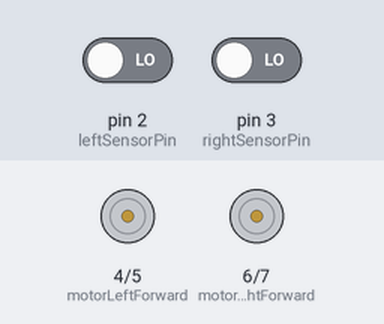
This sketch was run on a simulated Arduino Uno, built with avr-gcc and run on an emulated ATmega328P. Parts: motor-driver pin pairs drawn as motors (green arrow = first pin HIGH = forward, orange = second pin HIGH = backward, longer = more drive). The test bench sets the inputs (shaded band); at power-on: pin 2 (leftSensorPin) LOW, pin 3 (rightSensorPin) LOW.

Above: at 1.2 s.
1.3 s: pin 2 (leftSensorPin) driven HIGH
At 2.5 s:
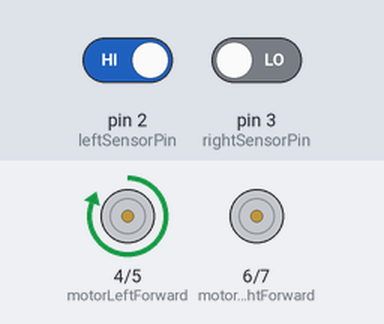
2.8 s: pin 3 (rightSensorPin) driven HIGH
At 3.8 s:
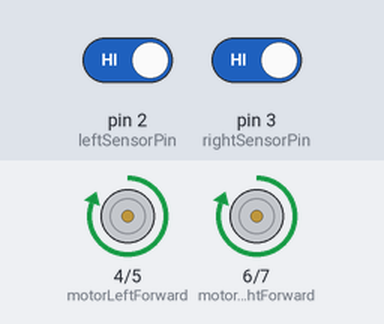
4.3 s: pin 2 (leftSensorPin) driven LOW
At 4.9 s:
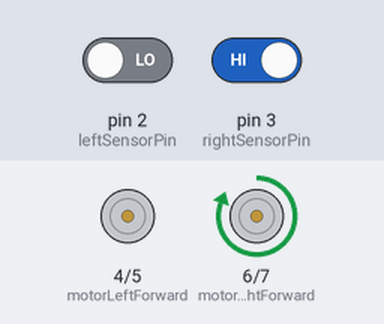
5.8 s: pin 3 (rightSensorPin) driven LOW
At 6.1 s:
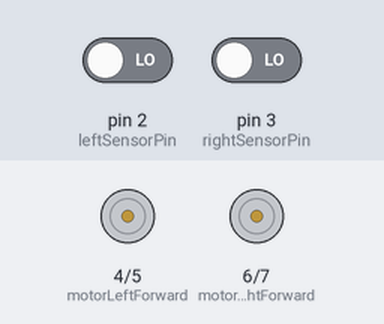
Timing chart, 0 to 8.3 s (numbered marks = the images above; inputs shaded):
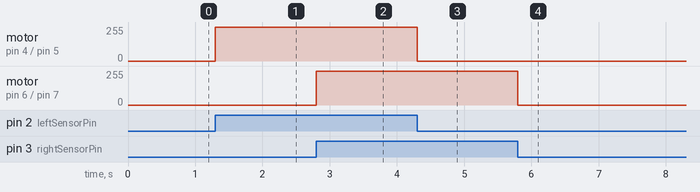

The sketch:

alt.ino
```cpp
// for testing
// check the notes
// -luis

// Pin definitions
const int leftSensorPin = 2;   // Left IR sensor pin
const int rightSensorPin = 3;  // Right IR sensor pin
const int motorLeftForward = 4; // Left motor forward pin
const int motorLeftBackward = 5; // Left motor backward pin
const int motorRightForward = 6; // Right motor forward pin
const int motorRightBackward = 7; // Right motor backward pin

void setup() {
    // Set pin modes
    pinMode(leftSensorPin, INPUT);
    pinMode(rightSensorPin, INPUT);
    pinMode(motorLeftForward, OUTPUT);
    pinMode(motorLeftBackward, OUTPUT);
    pinMode(motorRightForward, OUTPUT);
    pinMode(motorRightBackward, OUTPUT);
}

void loop() {
    int leftSensorValue = digitalRead(leftSensorPin);
    int rightSensorValue = digitalRead(rightSensorPin);

    // Both sensors on the line
    if (leftSensorValue == HIGH && rightSensorValue == HIGH) {
        moveForward();
    }
    // Only left sensor is on the line
    else if (leftSensorValue == HIGH) {
        turnRight();
    }
    // Only right sensor is on the line
    else if (rightSensorValue == HIGH) {
        turnLeft();
    }
    // No sensors on the line
    else {
        stopMotors();
    }
}

void moveForward() {
    digitalWrite(motorLeftForward, HIGH);
    digitalWrite(motorLeftBackward, LOW);
    digitalWrite(motorRightForward, HIGH);
    digitalWrite(motorRightBackward, LOW);
}

void turnRight() {
    digitalWrite(motorLeftForward, HIGH);
    digitalWrite(motorLeftBackward, LOW);
    digitalWrite(motorRightForward, LOW);
    digitalWrite(motorRightBackward, LOW);
}

void turnLeft() {
    digitalWrite(motorLeftForward, LOW);
    digitalWrite(motorLeftBackward, LOW);
    digitalWrite(motorRightForward, HIGH);
    digitalWrite(motorRightBackward, LOW);
}

void stopMotors() {
    digitalWrite(motorLeftForward, LOW);
    digitalWrite(motorLeftBackward, LOW);
    digitalWrite(motorRightForward, LOW);
    digitalWrite(motorRightBackward, LOW);
}
```

altSAMPLE.cpp
```cpp
//POLULU -TEST

// Notes

// Calibration is critical:
// Without calibration, sensor values may not represent
// the correct reflectance levels.

// Custom tuning:
// Adjust thresholds in functions like readLine to suit
// your line-following application.


#include <QTRSensors.h>

QTRSensorsRC qtrrc((unsigned char[]) {2, 3, 4, 5, 6}, 5); // 5 sensors on pins 2-6
unsigned int sensorValues[5];

void setup() {
    Serial.begin(9600);
    qtrrc.calibrate(); // Calibrate the sensors
}

void loop() {
    qtrrc.readCalibrated(sensorValues);
    int position = qtrrc.readLine(sensorValues); // Get line position

    Serial.print("Line Position: ");
    Serial.println(position);
    delay(100);
}
```

Measured:
- after the input at 1.3 s, motor on pin 4 (motorLeftForward) / pin 5 (motorLeftBackward): stopped → forward 255/255 at once
- after the input at 2.8 s, motor on pin 6 (motorRightForward) / pin 7 (motorRightBackward): stopped → forward 255/255 at once
- after the input at 4.3 s, motor on pin 4 (motorLeftForward) / pin 5 (motorLeftBackward): forward 255/255 → stopped at once
- after the input at 5.8 s, motor on pin 6 (motorRightForward) / pin 7 (motorRightBackward): forward 255/255 → stopped at once
